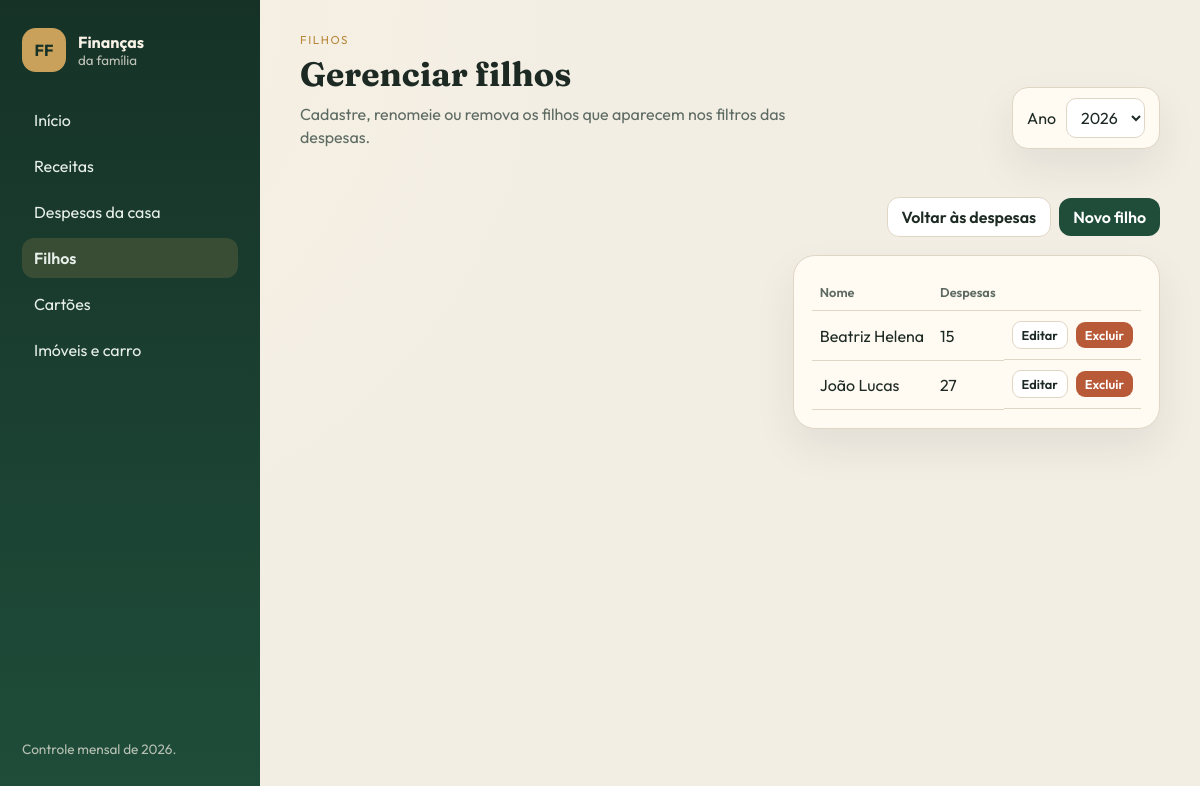
Page /filhos/cadastros/ on the committed database.
### filhos/models.py (models this page shows, shortened)
class Filho(models.Model):
    nome = models.CharField(max_length=80, unique=True)
    class Meta:
        ordering = ['nome']
        verbose_name = 'Filho'
        verbose_name_plural = 'Filhos'

### filhos/views.py (the view)
# urls.py: path('cadastros/', views.cadastros_filhos, name='cadastros'),
def cadastros_filhos(request):
    return render(request, 'filhos/cadastros.html', {
        'filhos': Filho.objects.all(),
        'voltar': url_filtrada(request, 'filhos:lista'),
    })

### inicio/context_processors.py (called while the page is built)
def _anos_disponiveis(ano_selecionado):
    try:
        anos = list(Ano.objects.filter(ativo=True).values_list('numero', flat=True))
    except (OperationalError, ProgrammingError):
        anos = []
    if not anos:
        anos = list(range(ANO_PADRAO - 1, ANO_PADRAO + 3))
    if ano_selecionado not in anos:
        anos = sorted(anos + [ano_selecionado])
    return anos

def financeiro(request):
    try:
        ano = int(request.GET.get('ano', ANO_PADRAO))
    except (TypeError, ValueError):
        ano = ANO_PADRAO
    try:
        cartoes = list(Cartao.objects.values('id', 'nome'))
    except (OperationalError, ProgrammingError):
        cartoes = []
    hoje = date.today()
    return {
        'ano_selecionado': ano,
        'meses_nav': MESES,
        'anos_disponiveis': _anos_disponiveis(ano),
        'status_choices': STATUS_CHOICES,
        'status_pagamento': STATUS_PAGAMENTO,
        'status_receita': STATUS_RECEITA_CHOICES,
        'cartoes_json': cartoes,
        'hoje': hoje,
        'mes_atual': hoje.month,
        'ano_atual': hoje.year,
    }

### inicio/filtros.py (called while the page is built)
def filtros_request(request, extras=None):
    dados = {}
    for chave in FILTRO_KEYS:
        valor = request.GET.get(chave)
        if valor not in (None, ''):
            dados[chave] = valor
    if extras:
        for chave, valor in extras.items():
            if valor not in (None, ''):
                dados[chave] = valor
            else:
                dados.pop(chave, None)
    return dados

def url_filtrada(request, url_name, extras=None):
    url = reverse(url_name)
    query = urlencode(filtros_request(request, extras))
    return f'{url}?{query}' if query else url

### templates/filhos/cadastros.html (shortened to what this page needs)
{% extends "base.html" %}
{% block kicker %}Filhos{% endblock %}
{% block heading %}Gerenciar filhos{% endblock %}
{% block intro %}
    <p class="intro-pagina">Cadastre, renomeie ou remova os filhos que aparecem nos filtros das despesas.</p>
{% endblock %}
{% block content %}
<div class="acoes-pagina">
    <a class="botao-secundario" href="{{ voltar }}">Voltar às despesas</a>
    <a class="botao" href="{% url 'filhos:filho_novo' %}">Novo filho</a>
</div>
<div class="card">
    <div class="tabela-wrap">
        <table>
            <thead>
                <tr>
                    <th>Nome</th>
                    <th>Despesas</th>
                    <th></th>
                </tr>
            </thead>
            <tbody>
                {% for filho in filhos %}
                    <tr>
                        <td>{{ filho.nome }}</td>
                        <td>{{ filho.despesas.count }}</td>
                        <td class="acoes">
                            <a class="botao-secundario botao-pequeno" href="{% url 'filhos:filho_editar' filho.pk %}">Editar</a>
                            <a class="botao-perigo botao-pequeno" href="{% url 'filhos:filho_excluir' filho.pk %}">Excluir</a>
                        </td>
                    </tr>
                {% empty %}
                    <tr><td colspan="3">Nenhum filho cadastrado.</td></tr>
                {% endfor %}
            </tbody>
        </table>
    </div>
</div>
{% endblock %}

### static/css/app.css (style rules this page uses)
:root { --bg: #f3eee4; --paper: #fffaf2; --ink: #1d2a24; --muted: #5d6b63; --line: #e0d6c6; --forest: #1f4d3a; --forest-2: #2f6a50; --sage: #d7eadc; --gold: #b8873a; --terracotta: #b85a38; --ok: #2f6a50; --warn: #b85a38; --card: #c9782b; --shadow: 0 18px 40px rgba(31, 44, 36, 0.08); }
* { box-sizing: border-box; }
html, body { margin: 0; padding: 0; }
body { font-family: Outfit, sans-serif; background: radial-gradient(circle at top left, #f8f1e3, var(--bg) 40%); color: var(--ink); }
a { color: inherit; }
.card { background: var(--paper); border: 1px solid var(--line); border-radius: 22px; padding: 18px; box-shadow: var(--shadow); }
.acoes-pagina, .chips, .acoes { display: flex; flex-wrap: wrap; gap: 8px; align-items: center; }
.acoes-pagina { justify-content: flex-end; margin-bottom: 18px; }
.botao, button, .botao-secundario, .botao-perigo { display: inline-flex; align-items: center; justify-content: center; text-decoration: none; border: 0; cursor: pointer; border-radius: 12px; padding: 9px 14px; font: inherit; font-weight: 600; }
.botao { background: var(--forest); color: #fff; }
.botao-secundario { background: white; border: 1px solid var(--line); color: var(--ink); }
.botao-perigo { background: var(--terracotta); color: white; }
.botao-pequeno { padding: 5px 9px; font-size: 0.8rem; border-radius: 9px; }
.tabela-wrap { overflow-x: auto; }
table { width: 100%; border-collapse: collapse; }
th, td { text-align: left; padding: 10px 8px; border-bottom: 1px solid var(--line); vertical-align: middle; }
th { font-size: 0.8rem; color: var(--muted); font-weight: 600; }
.intro-pagina { margin: 8px 0 0; color: var(--muted); max-width: 52ch; line-height: 1.45; }
table a { color: var(--forest); font-weight: 600; text-decoration: none; }

### rows in the picture
Filho: nome "Beatriz Helena", despesas.count "15"
Filho: nome "João Lucas", despesas.count "27"

### other values in the picture
{{ ano_selecionado }} "2026"
form field ano "2026"
